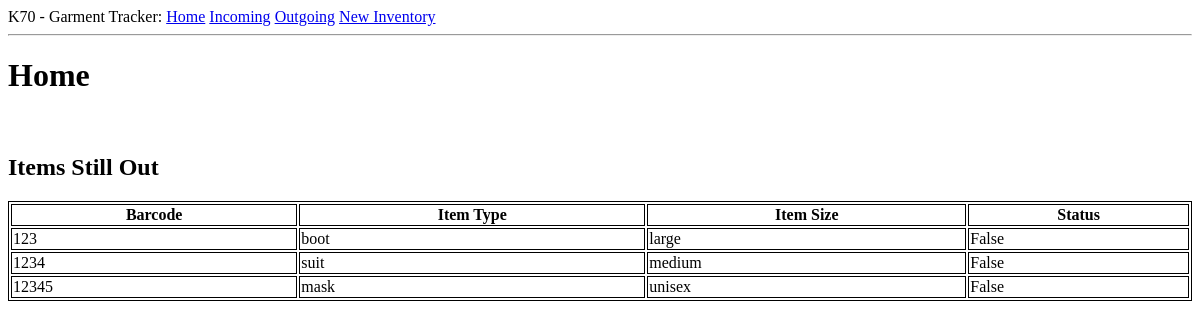
Page /home_template on the earlier database version.
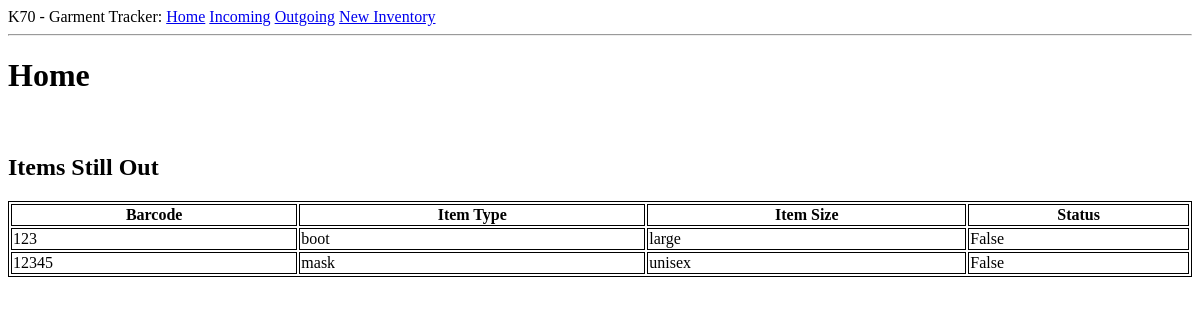
Same page on the later database version.
### app/models.py (models this page shows, shortened)
class Laundry(db.Model):
    id = db.Column(db.Integer, primary_key=True)
    barcode = db.Column(db.String(20), index = True)
    item_type = db.Column(db.String(10), index = True)
    item_size = db.Column(db.String(10), index = True)
    item_note = db.Column(db.String(20), index = True)
    status = db.Column(db.Boolean(), index=True)
    time_stamps = db.relationship('Timestamp', backref="item", lazy= 'dynamic')

### app/routes.py (the view)
@app.route('/')
@app.route('/home_template', methods=['GET'])
def Home():
    items = Laundry.query.filter_by(status=False)
    return render_template('home_template.html', title='Home', items=items)

### app/templates/home_template.html (shortened to what this page needs)
{% extends "base.html" %}
{% block content %}
<h1>Home</h1><br>
<h2>Items Still Out</h2>
<table style="width:100%">
  <tr valign="top">
      <th>Barcode</th>
      <th>Item Type</th>
      <th>Item Size</th>
      <th>Status</th>
  </tr>
  {% for item in items %}
  <tr>
      <td>{{ item.barcode }}</td><td>{{ item.item_type }}</td><td>{{ item.item_size }}</td><td>{{ item.status }}</td>
  </tr>
  {% endfor %}
</table>
{% endblock %}

### app/templates/base.html (shortened to what this page needs)
<html>
    <head>
    </head>
    <body>
        <div>
            K70 - Garment Tracker:
            <a href="{{ url_for('Home') }}">Home</a>
            <a href="{{ url_for('Incoming') }}">Incoming</a>
            <a href="{{ url_for('Outgoing') }}">Outgoing</a>
            <a href="{{ url_for('New_inventory') }}">New Inventory</a>
          </div>
        <hr>
        {% block content %}{% endblock %}
    </body>
</html>

### app/templates/home_template.html (style rules this page uses)
table, th, td { border: 1px solid black; }

Differences in the rows shown:
removed Laundry: barcode "1234", item_type "suit", item_size "medium", status "False"
